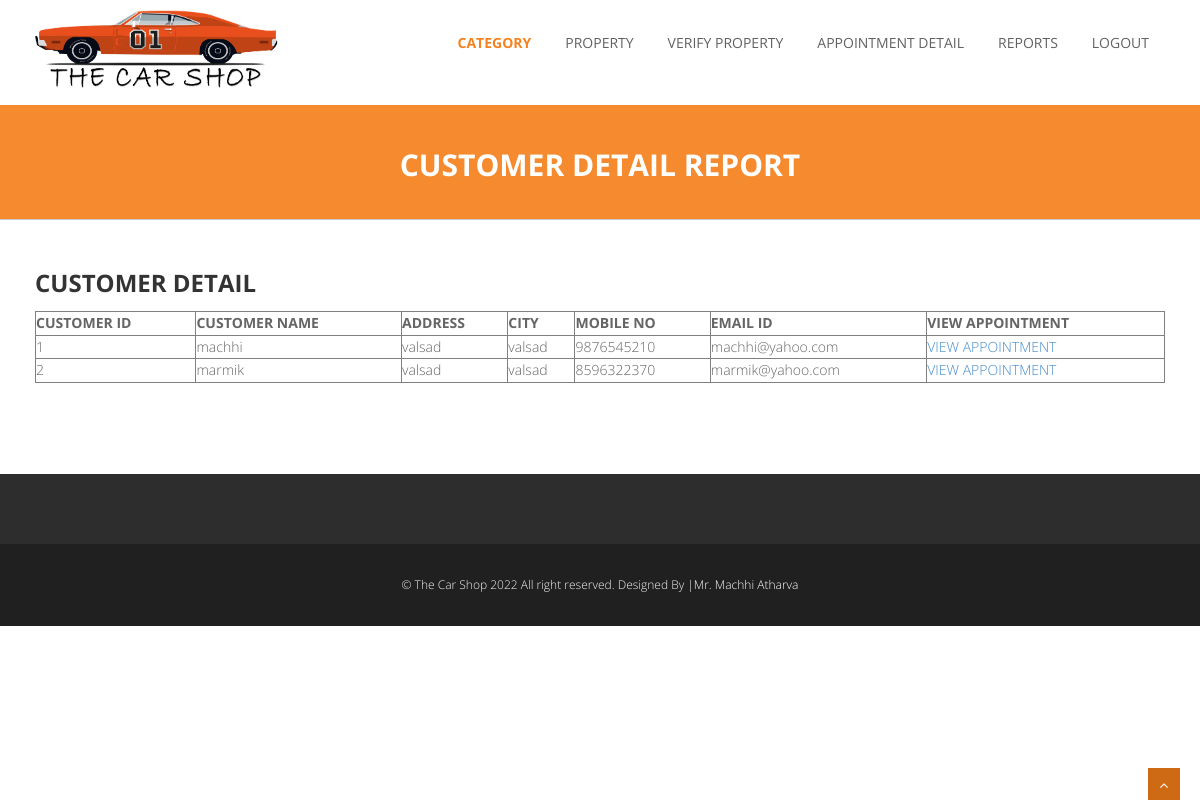
Page /admin_view_customer_for_appointment_report.php on the committed database.
### tables this page shows
CREATE TABLE `registration` (
  `customer_id` int(10) NOT NULL,
  `customer_name` varchar(50) NOT NULL,
  `address` varchar(200) NOT NULL,
  `city` varchar(50) NOT NULL,
  `mobile_no` varchar(10) NOT NULL,
  `email_id` varchar(50) NOT NULL,
  `pwd` varchar(10) NOT NULL
);

### admin_view_customer_for_appointment_report.php (the view, shortened to what this page needs)
<?php
include("admin_header.php");
include("connect.php");
?>
<section id="inner-headline">
	<div class="container">
		<div class="row">
			<div class="col-lg-12">
				<h2 class="pageTitle">CUSTOMER DETAIL REPORT</h2>
			</div>
		</div>
	</div>
	</section>
	<section id="content">
	<div class="container">
	<div class="row">
								<div class="col-md-12">
									<h3>CUSTOMER DETAIL</h3>
		</div>	<?php
										$qur1=mysqli_query($con,"select * from registration");
										if(mysqli_num_rows($qur1)>0)
										{
											echo "<table width='100%' border='1'>
												<tr>
													<th>CUSTOMER ID</th>
													<th>CUSTOMER NAME</th>
													<th>ADDRESS</th>
													<th>CITY</th>
													<th>MOBILE NO</th>
													<th>EMAIL ID</th>
													<th>VIEW APPOINTMENT</th>
												</tr>";
											while($q1=mysqli_fetch_array($qur1))
											{
												echo "<tr>";
												echo "<td>$q1[0]</td>";
												echo "<td>$q1[1]</td>";
												echo "<td>$q1[2]</td>";
												echo "<td>$q1[3]</td>";
												echo "<td>$q1[4]</td>";
												echo "<td>$q1[5]</td>";
												echo "<td><a href='admin_view_custwise_appointment_report.php?cid=$q1[0]'>VIEW APPOINTMENT</a></td>";
												echo "</tr>";
											}
											echo "</table>";
										}else{
											echo "No Property Found";
										}
									?>
								</div>
								<div class="col-md-6">
									<h3><br/></h3>
								</div>
							</div>
	</div>
	</section>
<?php
include("footer.php");
?>

### css/style.css (style rules this page uses)
body { font-family:'Open Sans', Arial, sans-serif; font-size:14px; font-weight:300; line-height:1.6em; color:#656565; }
h1,h2, h3, h4, h5, h6 { font-family:'Open Sans', Arial, sans-serif; font-weight:700; line-height:1.1em; color: #333; margin-bottom: 7px; }
h3 { margin-bottom:15px; }
.container { padding:0 20px 0 20px; position:relative; }
.row,.row-fluid { margin-bottom:30px; }
.pageTitle { color: #fff; margin: 30px 0 3px; display: inline-block; }
#content { position:relative; background:#fff; padding: 30px 0 0px 0; }
#inner-headline { position: relative; margin: 0; padding: 0; color: #F58A2E; background: #F58A2E; margin-top: 3px; padding-top: 8px; border-bottom: 1px solid #CBCBCB; }
#inner-headline h2.pageTitle { color: #FFFFFF; padding: 5px 0; text-align:center; display:block; }

### rows in the picture
registration: customer_id "1", customer_name "machhi", address "valsad", city "valsad", mobile_no "9876545210", email "machhi@yahoo.com"
registration: customer_id "2", customer_name "marmik", address "valsad", city "valsad", mobile_no "8596322370", email "marmik@yahoo.com"
